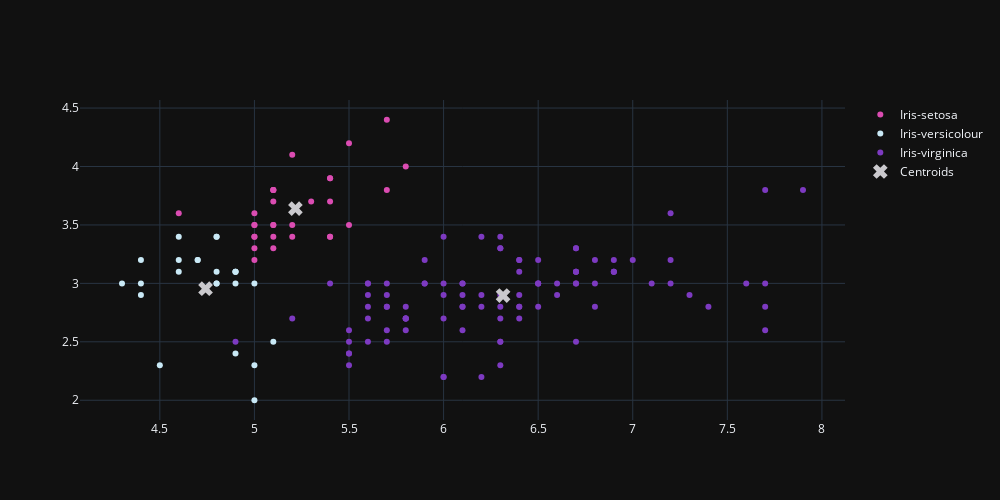

Source (notebook cell):
### Code cell
fig = go.Figure()
fig.add_trace(go.Scatter(
    x=x[points == 0, 0], y=x[points == 0, 1],
    mode='markers',marker_color='#DB4CB2',name='Iris-setosa'
))

fig.add_trace(go.Scatter(
    x=x[points == 1, 0], y=x[points == 1, 1],
    mode='markers',marker_color='#c9e9f6',name='Iris-versicolour'
))

fig.add_trace(go.Scatter(
    x=x[points == 2, 0], y=x[points == 2, 1],
    mode='markers',marker_color='#7D3AC1',name='Iris-virginica'
))

fig.add_trace(go.Scatter(
    x=centroids[:, 0], y=centroids[:,1],
    mode='markers',marker_color='#CAC9CD',marker_symbol=4,marker_size=13,name='Centroids'
))
fig.update_layout(template='plotly_dark',width=1000, height=500,)

### Figure 1 — Plotly figure (JSON) as saved in the notebook; plotly's stock layout.template omitted (floating-point values rounded to 4 significant figures)
{"data": [{"marker": {"color": "#DB4CB2"}, "mode": "markers", "name": "Iris-setosa", "type": "scatter", "x": [5.1, 5.0, 5.4, 5.0, 5.4, 5.8, 5.7, 5.4, 5.1, 5.7, 5.1, 5.4, 5.1, 4.6, 5.1, 5.0, 5.2, 5.2, 5.4, 5.2, 5.5, 5.0, 5.5, 5.1, 5.0, 5.0, 5.1, 5.1, 5.3, 5.0], "y": [3.5, 3.6, 3.9, 3.4, 3.7, 4.0, 4.4, 3.9, 3.5, 3.8, 3.8, 3.4, 3.7, 3.6, 3.3, 3.4, 3.5, 3.4, 3.4, 4.1, 4.2, 3.2, 3.5, 3.4, 3.5, 3.5, 3.8, 3.8, 3.7, 3.3]}, {"marker": {"color": "#c9e9f6"}, "mode": "markers", "name": "Iris-versicolour", "type": "scatter", "x": [4.9, 4.7, 4.6, 4.6, 4.4, 4.9, 4.8, 4.8, 4.3, 4.8, 5.0, 4.7, 4.8, 4.9, 4.9, 4.4, 4.5, 4.4, 4.8, 4.6, 4.9, 5.0, 5.0, 5.1], "y": [3.0, 3.2, 3.1, 3.4, 2.9, 3.1, 3.4, 3.0, 3.0, 3.4, 3.0, 3.2, 3.1, 3.1, 3.1, 3.0, 2.3, 3.2, 3.0, 3.2, 2.4, 2.0, 2.3, 2.5]}, {"marker": {"color": "#7D3AC1"}, "mode": "markers", "name": "Iris-virginica", "type": "scatter", "x": [7.0, 6.4, 6.9, 5.5, 6.5, 5.7, 6.3, 6.6, 5.2, 5.9, 6.0, 6.1, 5.6, 6.7, 5.6, 5.8, 6.2, 5.6, 5.9, 6.1, 6.3, 6.1, 6.4, 6.6, 6.8, 6.7, 6.0, 5.7, 5.5, 5.5, 5.8, 6.0, 5.4, 6.0, 6.7, 6.3, 5.6, 5.5, 5.5, 6.1, 5.8, 5.6, 5.7, 5.7, 6.2, 5.7, 6.3, 5.8, 7.1, 6.3, 6.5, 7.6, 4.9, 7.3, 6.7, 7.2, 6.5, 6.4, 6.8, 5.7, 5.8, 6.4, 6.5, 7.7, 7.7, 6.0, 6.9, 5.6, 7.7, 6.3, 6.7, 7.2, 6.2, 6.1, 6.4, 7.2, 7.4, 7.9, 6.4, 6.3, 6.1, 7.7, 6.3, 6.4, 6.0, 6.9, 6.7, 6.9, 5.8, 6.8, 6.7, 6.7, 6.3, 6.5, 6.2, 5.9], "y": [3.2, 3.2, 3.1, 2.3, 2.8, 2.8, 3.3, 2.9, 2.7, 3.0, 2.2, 2.9, 2.9, 3.1, 3.0, 2.7, 2.2, 2.5, 3.2, 2.8, 2.5, 2.8, 2.9, 3.0, 2.8, 3.0, 2.9, 2.6, 2.4, 2.4, 2.7, 2.7, 3.0, 3.4, 3.1, 2.3, 3.0, 2.5, 2.6, 3.0, 2.6, 2.7, 3.0, 2.9, 2.9, 2.8, 3.3, 2.7, 3.0, 2.9, 3.0, 3.0, 2.5, 2.9, 2.5, 3.6, 3.2, 2.7, 3.0, 2.5, 2.8, 3.2, 3.0, 3.8, 2.6, 2.2, 3.2, 2.8, 2.8, 2.7, 3.3, 3.2, 2.8, 3.0, 2.8, 3.0, 2.8, 3.8, 2.8, 2.8, 2.6, 3.0, 3.4, 3.1, 3.0, 3.1, 3.1, 3.1, 2.7, 3.2, 3.3, 3.0, 2.5, 3.0, 3.4, 3.0]}, {"marker": {"color": "#CAC9CD", "size": 13, "symbol": 4}, "mode": "markers", "name": "Centroids", "type": "scatter", "x": [5.217, 4.742, 6.315], "y": [3.64, 2.954, 2.896]}], "layout": {"height": 500, "width": 1000}}
